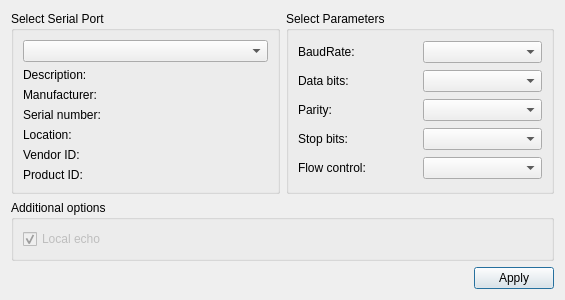
<?xml version="1.0" encoding="UTF-8"?>
<ui version="4.0">
 <class>SettingsDialog</class>
 <widget class="QDialog" name="SettingsDialog">
  <property name="geometry">
   <rect>
    <x>0</x>
    <y>0</y>
    <width>565</width>
    <height>263</height>
   </rect>
  </property>
  <property name="windowTitle">
   <string>Settings</string>
  </property>
  <layout class="QGridLayout" name="gridLayout_3">
   <item row="2" column="0" colspan="2">
    <layout class="QHBoxLayout" name="horizontalLayout">
     <item>
      <spacer name="horizontalSpacer">
       <property name="orientation">
        <enum>Qt::Horizontal</enum>
       </property>
       <property name="sizeHint" stdset="0">
        <size>
         <width>96</width>
         <height>20</height>
        </size>
       </property>
      </spacer>
     </item>
     <item>
      <widget class="QPushButton" name="applyButton">
       <property name="text">
        <string>Apply</string>
       </property>
      </widget>
     </item>
    </layout>
   </item>
   <item row="0" column="1">
    <widget class="QGroupBox" name="parametersBox">
     <property name="title">
      <string>Select Parameters</string>
     </property>
     <layout class="QGridLayout" name="gridLayout_2">
      <item row="0" column="0">
       <widget class="QLabel" name="baudRateLabel">
        <property name="text">
         <string>BaudRate:</string>
        </property>
       </widget>
      </item>
      <item row="0" column="1">
       <widget class="QComboBox" name="baudRateBox"/>
      </item>
      <item row="1" column="0">
       <widget class="QLabel" name="dataBitsLabel">
        <property name="text">
         <string>Data bits:</string>
        </property>
       </widget>
      </item>
      <item row="1" column="1">
       <widget class="QComboBox" name="dataBitsBox"/>
      </item>
      <item row="2" column="0">
       <widget class="QLabel" name="parityLabel">
        <property name="text">
         <string>Parity:</string>
        </property>
       </widget>
      </item>
      <item row="2" column="1">
       <widget class="QComboBox" name="parityBox"/>
      </item>
      <item row="3" column="0">
       <widget class="QLabel" name="stopBitsLabel">
        <property name="text">
         <string>Stop bits:</string>
        </property>
       </widget>
      </item>
      <item row="3" column="1">
       <widget class="QComboBox" name="stopBitsBox"/>
      </item>
      <item row="4" column="0">
       <widget class="QLabel" name="flowControlLabel">
        <property name="text">
         <string>Flow control:</string>
        </property>
       </widget>
      </item>
      <item row="4" column="1">
       <widget class="QComboBox" name="flowControlBox"/>
      </item>
     </layout>
    </widget>
   </item>
   <item row="0" column="0">
    <widget class="QGroupBox" name="selectBox">
     <property name="title">
      <string>Select Serial Port</string>
     </property>
     <layout class="QGridLayout" name="gridLayout">
      <item row="0" column="0">
       <widget class="QComboBox" name="serialPortInfoListBox"/>
      </item>
      <item row="1" column="0">
       <widget class="QLabel" name="descriptionLabel">
        <property name="text">
         <string>Description:</string>
        </property>
       </widget>
      </item>
      <item row="2" column="0">
       <widget class="QLabel" name="manufacturerLabel">
        <property name="text">
         <string>Manufacturer:</string>
        </property>
       </widget>
      </item>
      <item row="3" column="0">
       <widget class="QLabel" name="serialNumberLabel">
        <property name="text">
         <string>Serial number:</string>
        </property>
       </widget>
      </item>
      <item row="4" column="0">
       <widget class="QLabel" name="locationLabel">
        <property name="text">
         <string>Location:</string>
        </property>
       </widget>
      </item>
      <item row="5" column="0">
       <widget class="QLabel" name="vidLabel">
        <property name="text">
         <string>Vendor ID:</string>
        </property>
       </widget>
      </item>
      <item row="6" column="0">
       <widget class="QLabel" name="pidLabel">
        <property name="text">
         <string>Product ID:</string>
        </property>
       </widget>
      </item>
     </layout>
    </widget>
   </item>
   <item row="1" column="0" colspan="2">
    <widget class="QGroupBox" name="additionalOptionsGroupBox">
     <property name="title">
      <string>Additional options</string>
     </property>
     <layout class="QVBoxLayout" name="verticalLayout">
      <item>
       <widget class="QCheckBox" name="localEchoCheckBox">
        <property name="enabled">
         <bool>false</bool>
        </property>
        <property name="text">
         <string>Local echo</string>
        </property>
        <property name="checked">
         <bool>true</bool>
        </property>
       </widget>
      </item>
     </layout>
    </widget>
   </item>
  </layout>
 </widget>
 <resources/>
 <connections/>
</ui>
